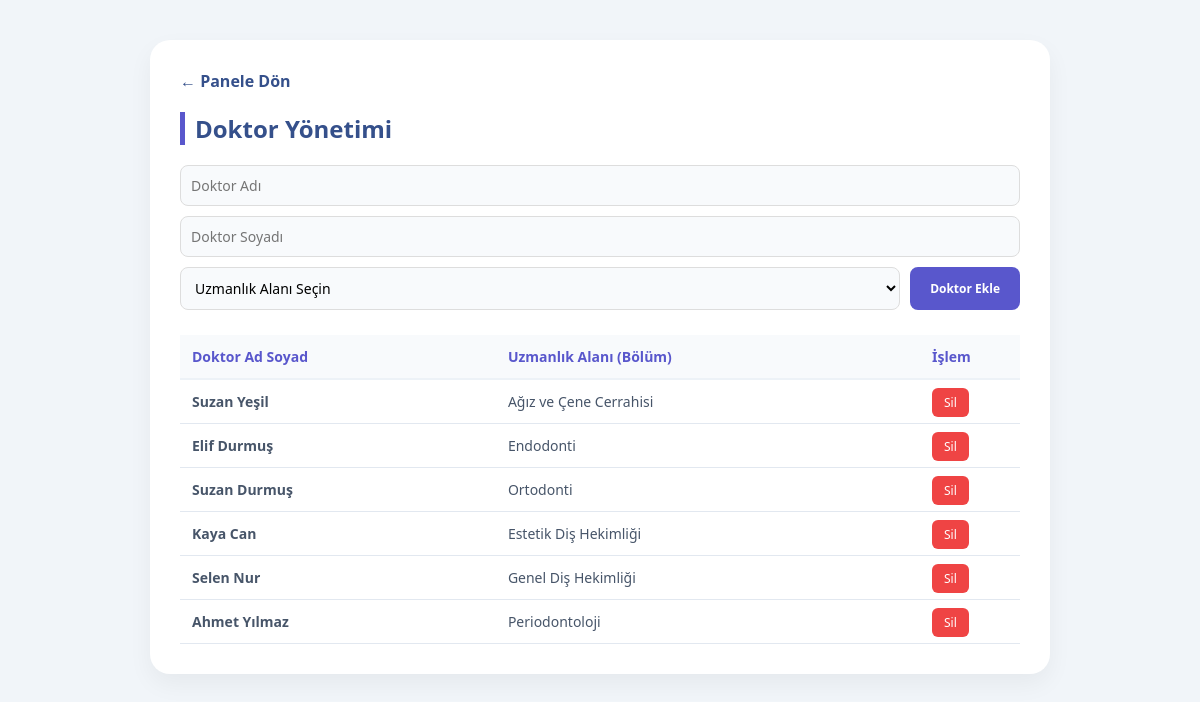
/admin/doktorlar.php (signed in), run on the app's committed database.
### tables this page shows
CREATE TABLE `doktorlar` (
  `doktor_id` int NOT NULL,
  `doktor_ad` varchar(50) NOT NULL,
  `doktor_soyad` varchar(50) NOT NULL,
  `bolum_id` int NOT NULL
);

CREATE TABLE `bolumler` (
  `bolum_id` int NOT NULL,
  `bolum_adi` varchar(100) NOT NULL
);

### dal/db.php (called while the page is built)
<?php
class db {
    private static $host = 'localhost';
    private static $dbname = 'disklinik_sistemi';
    private static $username = 'root';
    private static $password = 'sueda2005';
    private static $connection = null;
    public static function connect() {
        if (self::$connection === null) {
            try {
                self::$connection = new PDO(
                    "mysql:host=" . self::$host . ";dbname=" . self::$dbname . ";charset=utf8mb4",
                    self::$username,
                    self::$password
                );
                self::$connection->setAttribute(PDO::ATTR_ERRMODE, PDO::ERRMODE_EXCEPTION);
            } catch(PDOException $e) {
                die("Veritabanı bağlantı hatası: " . $e->getMessage());
            }
        }
        return self::$connection;
    }
}
?>

### bl/admin_bl.php (called while the page is built, shortened)
<?php
require_once __DIR__ . '/../dal/doktor_dal.php';
class admin_bl {
    private $doktorDAL;
    public function __construct() {
        $this->doktorDAL  = new doktor_dal();
    }
    public function tumDoktorlarDetayli() { return $this->doktorDAL->doktorDetayliGetir(); }
}
?>

### dal/doktor_dal.php (called while the page is built, shortened)
<?php
require_once __DIR__ . '/db.php';
class doktor_dal {
    private $db;
    public function __construct() {
        $this->db = db::connect();
    }
    public function doktorDetayliGetir() {
        $stmt = $this->db->prepare("CALL doktorDetay()");
        $stmt->execute();
        return $stmt->fetchAll(PDO::FETCH_ASSOC);
    }
}
?>

### admin/doktorlar.php (the view, shortened to what this page needs)
<?php
require_once __DIR__ . '/../bl/admin_bl.php';
$adminService = new admin_bl();
$doktorlar = $adminService->tumDoktorlarDetayli();
?>
<!DOCTYPE html>
<html lang="tr">
<head>
    <link rel="stylesheet" href="../css/style.css">
</head>
<body>
<div class="container">
    <a href="panel.php" class="geri-link">← Panele Dön</a>
    <h1>Doktor Yönetimi</h1>
    <form method="POST" class="form-row" action="doktorlar.php">
        <input type="text" name="ad" placeholder="Doktor Adı" required style="padding:10px; border:1px solid #ddd; border-radius:8px;">
        <input type="text" name="soyad" placeholder="Doktor Soyadı" required style="padding:10px; border:1px solid #ddd; border-radius:8px;">
        <select name="bolum_id" required style="flex: 1; padding:10px; border:1px solid #ddd; border-radius:8px;">
            <option value="">Uzmanlık Alanı Seçin</option>
        </select>
        <button type="submit" name="doktor_ekle" class="btn btn-add" style="padding:10px 20px; background:#5957cc; color:white; border:none; border-radius:8px; cursor:pointer;">Doktor Ekle</button>
    </form>
    <table>
        <thead>
            <tr>
                <th>Doktor Ad Soyad</th>
                <th>Uzmanlık Alanı (Bölüm)</th>
                <th style="width: 100px;">İşlem</th>
            </tr>
        </thead>
        <tbody>
            <?php foreach($doktorlar as $d): ?>
            <tr>
                <td><strong><?= htmlspecialchars($d['Doktor Ad Soyad'] ?? '') ?></strong></td>
                <td><?= htmlspecialchars($d['Uzmanlık Alanı'] ?? '') ?></td>
                <td><a href="?doktor_sil=<?= $d['doktor_id'] ?>" style="background:#ef4444; color:white; padding:6px 12px; border-radius:6px; text-decoration:none; font-size:12px;" onclick="return confirm('Doktor kaydını silmek istediğinize emin misiniz?')">Sil</a></td>
            </tr>
            <?php endforeach; ?>
        </tbody>
    </table>
</div>
</body>
</html>

### css/style.css (style rules this page uses)
:root { --mavi: #35508b; --mor: #5957cc; --gradyan: linear-gradient(135deg, #6a88c9, #5957cc); --danger: #ef4444; --success: #22c55e; --bg: #f1f5f9; }
* { margin: 0; padding: 0; box-sizing: border-box; font-family: 'Segoe UI', Arial, sans-serif; }
body { background: var(--bg); color: #475569; }
.btn { padding: 8px 15px; border: none; border-radius: 8px; cursor: pointer; font-weight: bold; font-size: 12px; text-decoration: none; display: inline-block; }
.btn-add { background: var(--gradyan); color: white; }
input, select, textarea { width: 100%; padding: 12px; border: 1px solid #e2e8f0; border-radius: 10px; background: #f8fafc; font-size: 14px; outline: none; transition: 0.3s; }

### admin/doktorlar.php (style rules this page uses)
body { padding: 40px; background: #f1f5f9; }
.container { max-width: 900px; margin: auto; background: white; padding: 30px; border-radius: 20px; box-shadow: 0 10px 25px rgba(0,0,0,0.05); }
h1 { color: #35508b; margin-bottom: 20px; border-left: 5px solid #5957cc; padding-left: 10px; font-size: 24px; }
.form-row { display: flex; gap: 10px; margin-bottom: 25px; flex-wrap: wrap; }
table { width: 100%; border-collapse: collapse; }
th { text-align: left; padding: 12px; background: #f8fafc; color: #5957cc; border-bottom: 2px solid #edf2f7; font-size: 14px; }
td { padding: 12px; border-bottom: 1px solid #e2e8f0; font-size: 14px; }
.geri-link { display: inline-block; margin-bottom: 20px; text-decoration: none; color: #35508b; font-weight: bold; }

### data on the page
doktorlar: Doktor "Suzan Yeşil", bolum.bolum_adi "Ağız ve Çene Cerrahisi"
doktorlar: Doktor "Elif Durmuş", bolum.bolum_adi "Endodonti"
doktorlar: Doktor "Suzan Durmuş", bolum.bolum_adi "Ortodonti"
doktorlar: Doktor "Kaya Can", bolum.bolum_adi "Estetik Diş Hekimliği"
doktorlar: Doktor "Selen Nur", bolum.bolum_adi "Genel Diş Hekimliği"
doktorlar: Doktor "Ahmet Yılmaz", bolum.bolum_adi "Periodontoloji"
